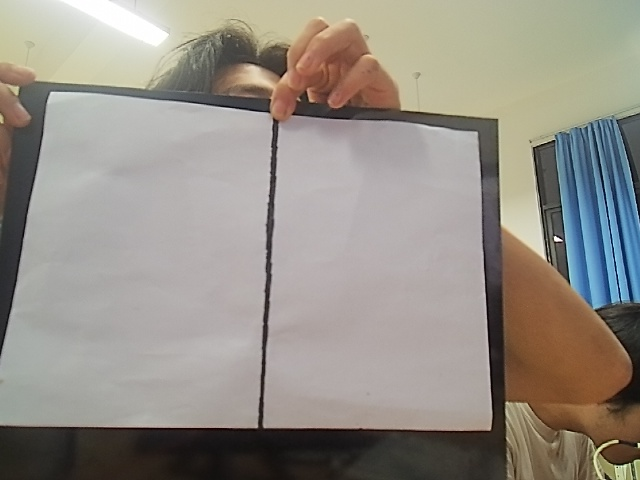
#> input picture test_photo/capture_14829710_01.jpg, 640 x 480 px; its folder holds only this picture in this run
$ python lab_tuner.py
#> lines starting #> are read from the running program, lines starting #| are printed output that depends on the picture; after the words box and inside, x2 and y2 are one past the last pixel; in counts of white or black regions, pixels touching at a corner belong together
import argparse
import glob
import os

import cv2
import numpy as np


WINDOW = "LAB tuner"

def nothing(_value):
    pass


def create_trackbars():
    cv2.namedWindow(WINDOW, cv2.WINDOW_NORMAL)
    cv2.createTrackbar("前景阈值", WINDOW, 35, 160, nothing)
    cv2.createTrackbar("亮度权重x100", WINDOW, 25, 200, nothing)
    cv2.createTrackbar("绿红权重x100", WINDOW, 100, 200, nothing)
    cv2.createTrackbar("蓝黄权重x100", WINDOW, 100, 200, nothing)
    cv2.createTrackbar("背景采样边宽", WINDOW, 24, 120, nothing)
    cv2.createTrackbar("开运算次数", WINDOW, 0, 5, nothing)
    cv2.createTrackbar("闭运算次数", WINDOW, 0, 5, nothing)


def get_params():
    threshold = cv2.getTrackbarPos("前景阈值", WINDOW)
    l_weight = cv2.getTrackbarPos("亮度权重x100", WINDOW) / 100.0
    a_weight = cv2.getTrackbarPos("绿红权重x100", WINDOW) / 100.0
    b_weight = cv2.getTrackbarPos("蓝黄权重x100", WINDOW) / 100.0
    border_sample = cv2.getTrackbarPos("背景采样边宽", WINDOW)
    open_iter = cv2.getTrackbarPos("开运算次数", WINDOW)
    close_iter = cv2.getTrackbarPos("闭运算次数", WINDOW)
    return threshold, l_weight, a_weight, b_weight, border_sample, open_iter, close_iter


def estimate_background_lab(lab, border_sample):
    h, w = lab.shape[:2]
    border_sample = max(1, min(border_sample, h // 3, w // 3))
    samples = np.vstack(
        [
            lab[:border_sample, :, :].reshape(-1, 3),
            lab[h - border_sample :, :, :].reshape(-1, 3),
            lab[:, :border_sample, :].reshape(-1, 3),
            lab[:, w - border_sample :, :].reshape(-1, 3),
        ]
    )
    return np.median(samples, axis=0).astype(np.float32)


def make_mask(frame, params):
    threshold, l_weight, a_weight, b_weight, border_sample, open_iter, close_iter = params
    lab = cv2.cvtColor(frame, cv2.COLOR_BGR2LAB)
    bg_color = estimate_background_lab(lab, border_sample)
    diff = lab.astype(np.float32) - bg_color.reshape(1, 1, 3)
    weights = np.array([l_weight, a_weight, b_weight], dtype=np.float32).reshape(1, 1, 3)
    distance_map = np.sqrt(np.sum(diff * diff * weights, axis=2))
    raw_mask = np.where(distance_map > threshold, 255, 0).astype(np.uint8)

    mask = raw_mask
    if open_iter > 0:
        kernel = np.ones((3, 3), np.uint8)
        mask = cv2.morphologyEx(mask, cv2.MORPH_OPEN, kernel, iterations=open_iter)
    if close_iter > 0:
        kernel = np.ones((3, 3), np.uint8)
        mask = cv2.morphologyEx(mask, cv2.MORPH_CLOSE, kernel, iterations=close_iter)

    view_gray = np.clip(distance_map * (255.0 / max(1.0, threshold * 2.0)), 0, 255).astype(np.uint8)
    return bg_color, view_gray, raw_mask, mask


def overlay_mask(frame, mask):
    overlay = frame.copy()
    overlay[mask > 0] = (0, 0, 255)
    return cv2.addWeighted(frame, 0.65, overlay, 0.35, 0)


def fit_to_height(image, height):
    scale = height / image.shape[0]
    width = max(1, int(image.shape[1] * scale))
    return cv2.resize(image, (width, height), interpolation=cv2.INTER_AREA)


def build_view(frame, distance_gray, raw_mask, clean_mask):
    distance_bgr = cv2.cvtColor(distance_gray, cv2.COLOR_GRAY2BGR)
    raw_bgr = cv2.cvtColor(raw_mask, cv2.COLOR_GRAY2BGR)
    clean_bgr = cv2.cvtColor(clean_mask, cv2.COLOR_GRAY2BGR)
    overlay = overlay_mask(frame, raw_mask)
    height = 300
    row1 = np.hstack([fit_to_height(frame, height), fit_to_height(distance_bgr, height)])
    row2 = np.hstack([fit_to_height(overlay, height), fit_to_height(raw_bgr, height)])
    row3 = np.hstack([fit_to_height(clean_bgr, height), fit_to_height(frame, height)])
    return np.vstack([row1, row2, row3])


def image_files(path):
    if os.path.isdir(path):
        files = []
        for pattern in ("*.jpg", "*.jpeg", "*.png", "*.bmp"):
            files.extend(glob.glob(os.path.join(path, pattern)))
        return sorted(files)
    return [path]


def main():
    parser = argparse.ArgumentParser(description="Tune LAB color-distance thresholds.")
    parser.add_argument("path", nargs="?", default="test_photo", help="Image file or image directory.")
    args = parser.parse_args()

    files = image_files(args.path)
    if not files:
        raise SystemExit("No images found: %s" % args.path)

    create_trackbars()
    index = 0
    last_params = None
    while True:
        frame = cv2.imread(files[index])
#> frame is the input picture: shape (480, 640, 3); mean B, G, R 135.3, 143.7, 149.3
        if frame is None:
            raise SystemExit("Failed to read image: %s" % files[index])

        params = get_params()
        bg_color, distance_gray, raw_mask, clean_mask = make_mask(frame, params)
#> in make_mask, `lab = cv2.cvtColor(frame, cv2.COLOR_BGR2LAB)`: lab: shape (480, 640, 3); mean of channels 0, 1, 2 151.1, 129.2, 133.5
#> in make_mask, `bg_color = estimate_background_lab(lab, border_sample)`: bg_color = [130, 127, 134]
#> in make_mask, `diff = lab.astype(np.float32) - bg_color.reshape(1, 1, 3)`: diff: shape (480, 640, 3) float32; mean of channels 0, 1, 2 21.1, 2.2, -0.5
#> in make_mask, `distance_map = np.sqrt(np.sum(diff * diff * weights, axis=2))`:
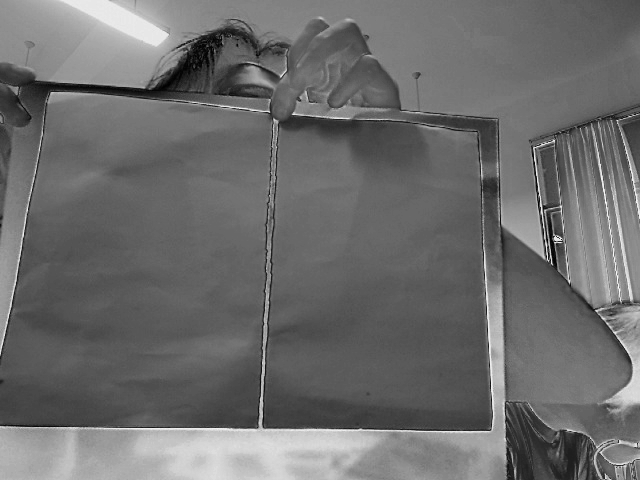
#> distance_map: shape (480, 640) float32; min 1.12, max 68.45, mean 29.9; drawn with min black and max white
#> in make_mask, `raw_mask = np.where(distance_map > threshold, 255, 0).astype(np.uint8)`:
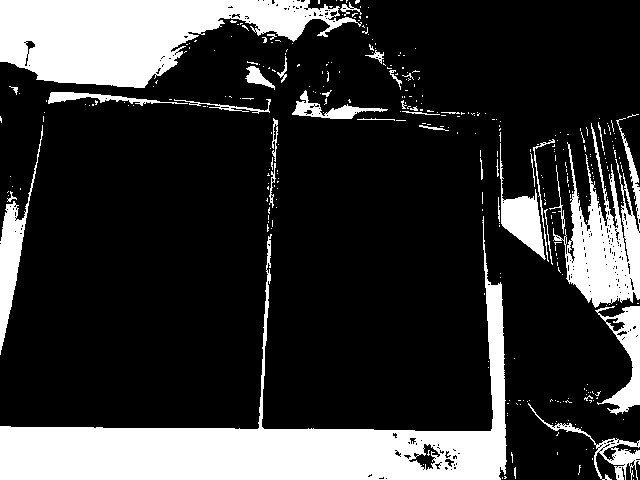
#> raw_mask: shape (480, 640); 21.3% white; 341 white regions (304 under 20 px), largest, box (x1, y1, x2, y2) and area: (0, 216, 507, 480) 28241, (0, 0, 362, 88) 18387, (553, 118, 640, 308) 7132
#> bg_color = [130, 127, 134]
        view = build_view(frame, distance_gray, raw_mask, clean_mask)
#> in overlay_mask, `overlay[mask > 0] = (0, 0, 255)`:
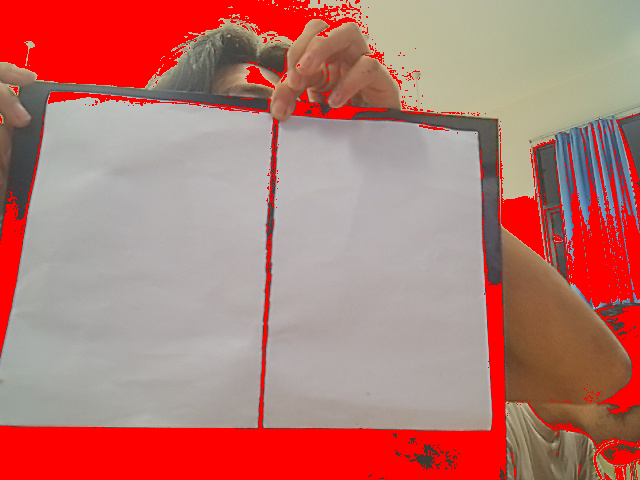
#> overlay: shape (480, 640, 3); mean B, G, R 114.2, 121.5, 181.7
#> in build_view, `row1 = np.hstack([fit_to_height(frame, height), fit_to_height(distance..`:
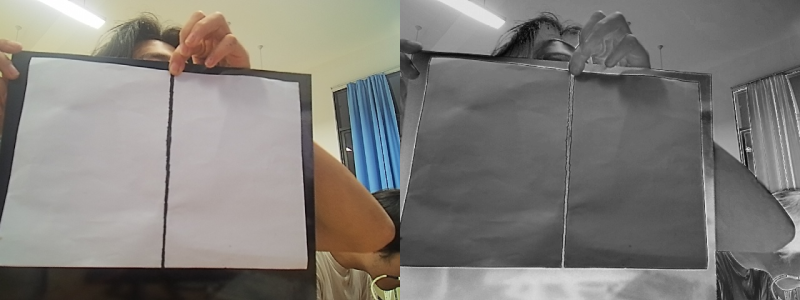
#> row1: shape (300, 800, 3); mean B, G, R 121.8, 126.1, 128.8
#> in build_view, `row2 = np.hstack([fit_to_height(overlay, height), fit_to_height(raw_bg..`:
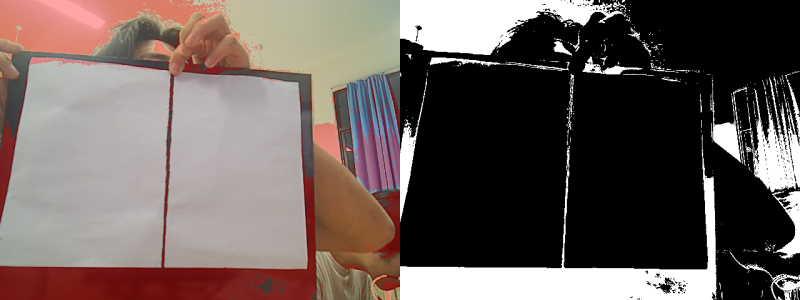
#> row2: shape (300, 800, 3); mean B, G, R 91.1, 95.1, 107.5
#> in build_view, `row3 = np.hstack([fit_to_height(clean_bgr, height), fit_to_height(fram..`:
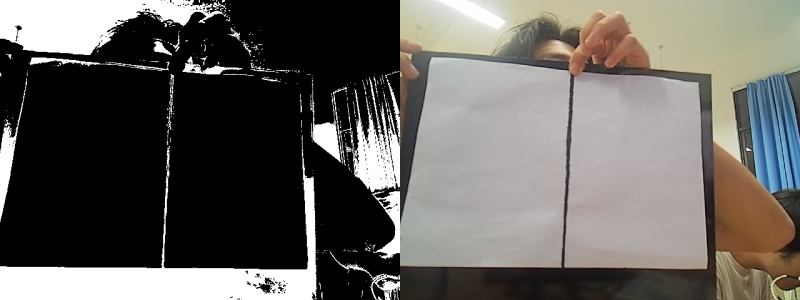
#> row3: shape (300, 800, 3); mean B, G, R 94.8, 99, 101.8
        cv2.putText(
            view,
            os.path.basename(files[index]),
            (10, 24),
            cv2.FONT_HERSHEY_SIMPLEX,
            0.7,
            (0, 255, 0),
            2,
            cv2.LINE_AA,
        )
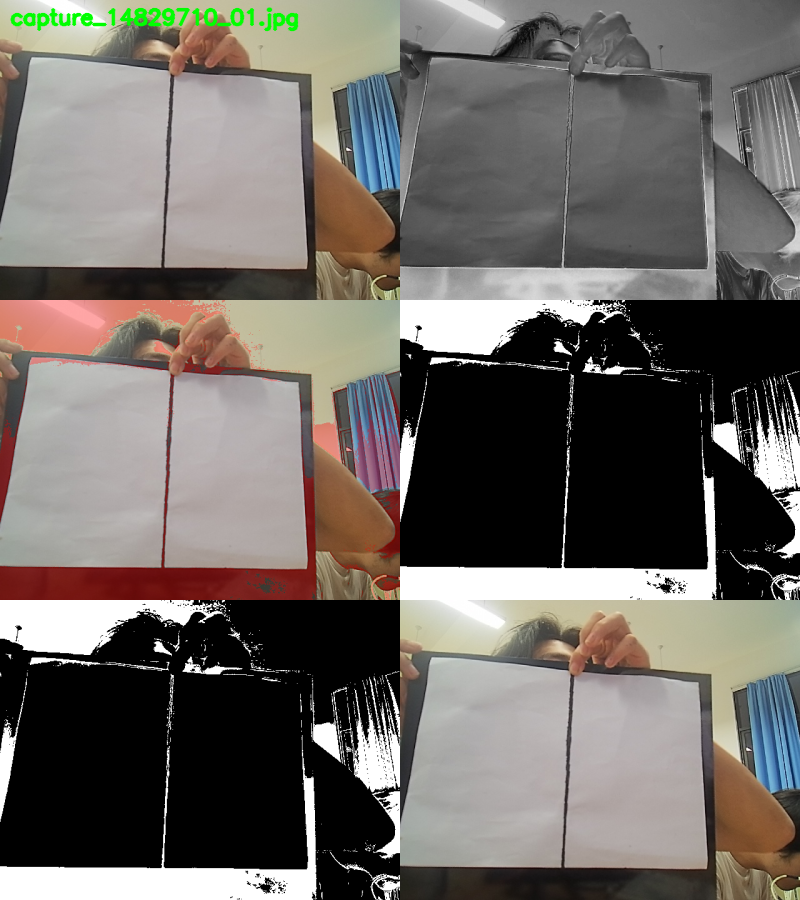
#> view: shape (900, 800, 3); mean B, G, R 102, 107, 112.1
        cv2.imshow(WINDOW, view)

        if params != last_params:
            threshold, l_weight, a_weight, b_weight, border_sample, open_iter, close_iter = params
            print(
                "LAB thr=%d weights=(%.2f,%.2f,%.2f) border=%d open=%d close=%d bg=(%.1f,%.1f,%.1f)"
                % (
                    threshold,
                    l_weight,
                    a_weight,
                    b_weight,
                    border_sample,
                    open_iter,
                    close_iter,
                    bg_color[0],
                    bg_color[1],
                    bg_color[2],
                )
            )
#| LAB thr=35 weights=(0.25,1.00,1.00) border=24 open=0 close=0 bg=(130.0,127.0,134.0)
            last_params = params

        key = cv2.waitKey(30) & 0xFF
#> (key q is pressed here)
        if key in (27, ord("q")):
            break
        if key in (ord("n"), ord("d")):
            index = (index + 1) % len(files)
        if key in (ord("p"), ord("a")):
            index = (index - 1) % len(files)

    cv2.destroyAllWindows()


if __name__ == "__main__":
    main()
